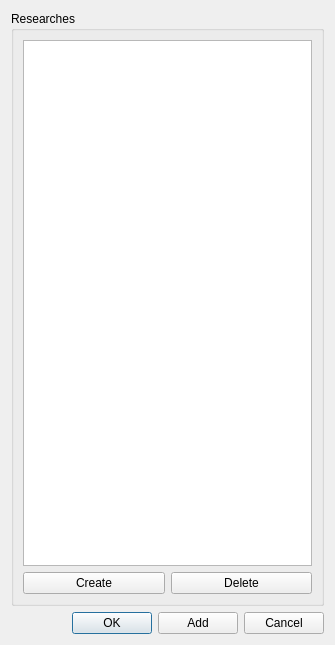
<?xml version="1.0" encoding="UTF-8"?>
<ui version="4.0">
 <class>ResearchAddingDialog</class>
 <widget class="QDialog" name="ResearchAddingDialog">
  <property name="geometry">
   <rect>
    <x>0</x>
    <y>0</y>
    <width>335</width>
    <height>645</height>
   </rect>
  </property>
  <property name="windowTitle">
   <string>Research Adding</string>
  </property>
  <layout class="QVBoxLayout" name="verticalLayout_2">
   <item>
    <widget class="QGroupBox" name="researchGroupBox">
     <property name="title">
      <string>Researches</string>
     </property>
     <layout class="QVBoxLayout" name="verticalLayout">
      <item>
       <widget class="QTableView" name="researchTableView">
        <property name="editTriggers">
         <set>QAbstractItemView::DoubleClicked|QAbstractItemView::EditKeyPressed</set>
        </property>
        <property name="alternatingRowColors">
         <bool>true</bool>
        </property>
        <property name="selectionBehavior">
         <enum>QAbstractItemView::SelectRows</enum>
        </property>
       </widget>
      </item>
      <item>
       <layout class="QHBoxLayout" name="horizontalLayout">
        <item>
         <widget class="QPushButton" name="createResearchPushButton">
          <property name="text">
           <string>Create</string>
          </property>
         </widget>
        </item>
        <item>
         <widget class="QPushButton" name="deleteResearchPushButton">
          <property name="text">
           <string>Delete</string>
          </property>
         </widget>
        </item>
       </layout>
      </item>
     </layout>
    </widget>
   </item>
   <item>
    <layout class="QHBoxLayout" name="horizontalLayout_3">
     <property name="sizeConstraint">
      <enum>QLayout::SetDefaultConstraint</enum>
     </property>
     <item>
      <spacer name="horizontalSpacer">
       <property name="orientation">
        <enum>Qt::Horizontal</enum>
       </property>
       <property name="sizeHint" stdset="0">
        <size>
         <width>40</width>
         <height>20</height>
        </size>
       </property>
      </spacer>
     </item>
     <item>
      <widget class="QPushButton" name="okPushButton">
       <property name="text">
        <string>OK</string>
       </property>
       <property name="default">
        <bool>true</bool>
       </property>
      </widget>
     </item>
     <item>
      <widget class="QPushButton" name="addPushButton">
       <property name="text">
        <string>Add</string>
       </property>
      </widget>
     </item>
     <item>
      <widget class="QPushButton" name="cancelPushButton">
       <property name="text">
        <string>Cancel</string>
       </property>
      </widget>
     </item>
    </layout>
   </item>
  </layout>
 </widget>
 <resources/>
 <connections/>
</ui>
